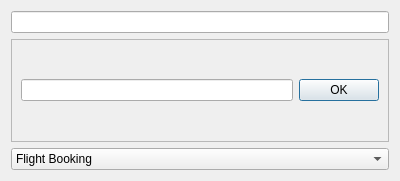
<?xml version="1.0" encoding="UTF-8"?>
<ui version="4.0">
 <class>AddWindow</class>
 <widget class="QDialog" name="AddWindow">
  <property name="geometry">
   <rect>
    <x>0</x>
    <y>0</y>
    <width>400</width>
    <height>181</height>
   </rect>
  </property>
  <property name="windowTitle">
   <string>Dialog</string>
  </property>
  <layout class="QVBoxLayout" name="verticalLayout">
   <item>
    <widget class="QLineEdit" name="nameEdit">
     <property name="readOnly">
      <bool>true</bool>
     </property>
    </widget>
   </item>
   <item>
    <widget class="QFrame" name="frame">
     <property name="frameShape">
      <enum>QFrame::StyledPanel</enum>
     </property>
     <property name="frameShadow">
      <enum>QFrame::Raised</enum>
     </property>
     <layout class="QHBoxLayout" name="horizontalLayout">
      <item>
       <widget class="QLineEdit" name="lineEdit"/>
      </item>
      <item>
       <widget class="QPushButton" name="pushButton">
        <property name="text">
         <string>OK</string>
        </property>
       </widget>
      </item>
     </layout>
    </widget>
   </item>
   <item>
    <widget class="QComboBox" name="comboBox">
     <item>
      <property name="text">
       <string>Flight Booking</string>
      </property>
     </item>
     <item>
      <property name="text">
       <string>Rental Car Reservation</string>
      </property>
     </item>
     <item>
      <property name="text">
       <string>Hotel Booking</string>
      </property>
     </item>
    </widget>
   </item>
  </layout>
 </widget>
 <resources/>
 <connections/>
</ui>
